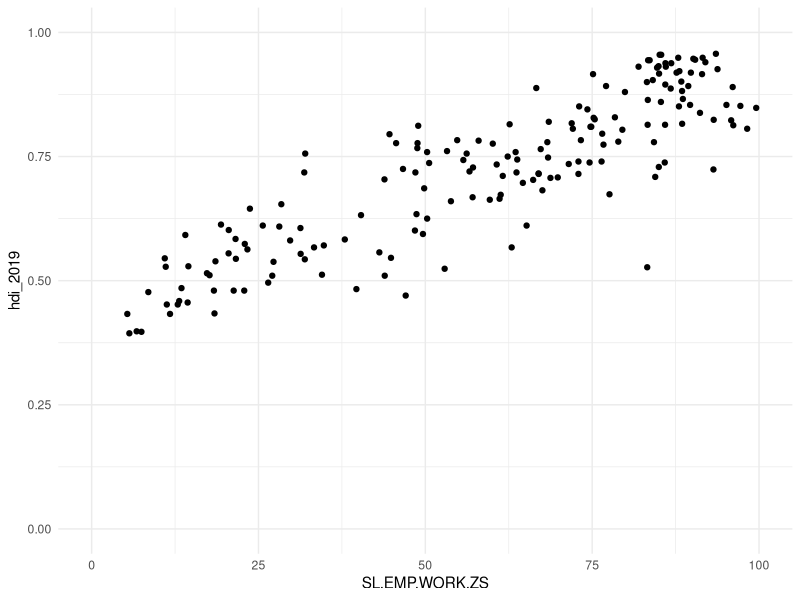
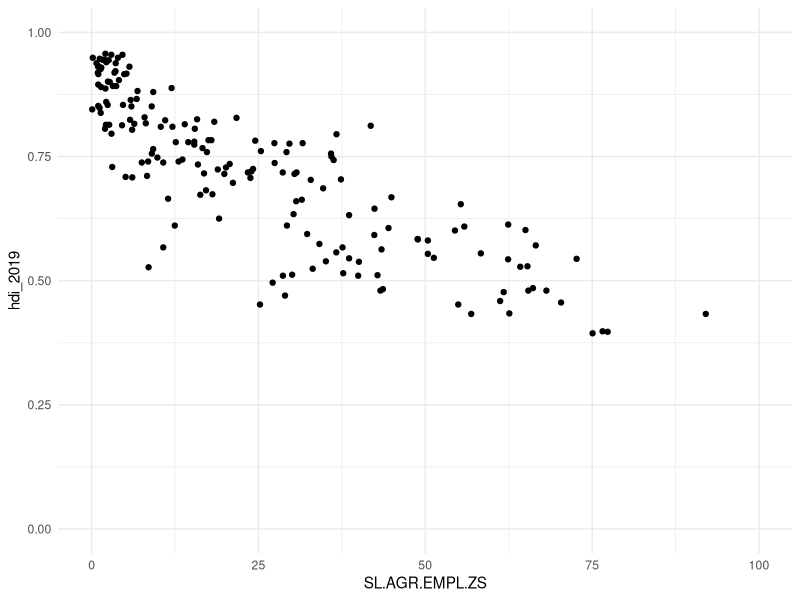
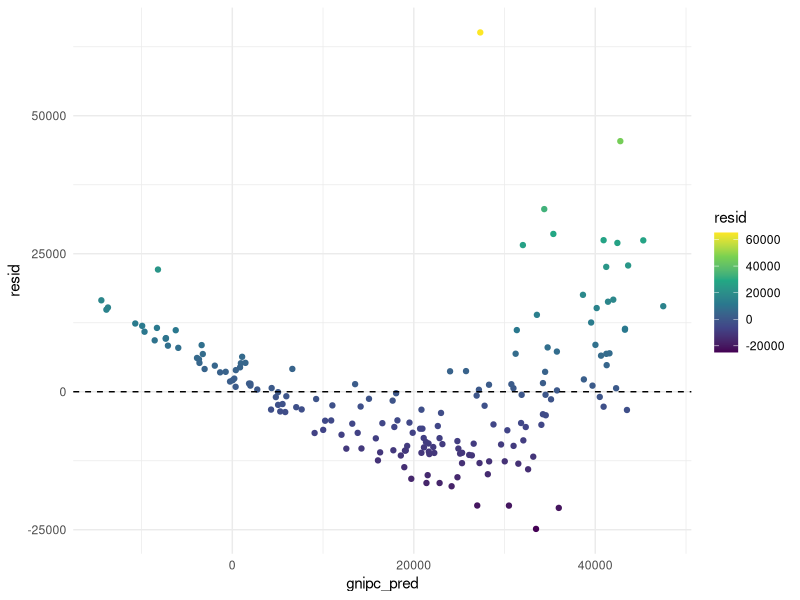
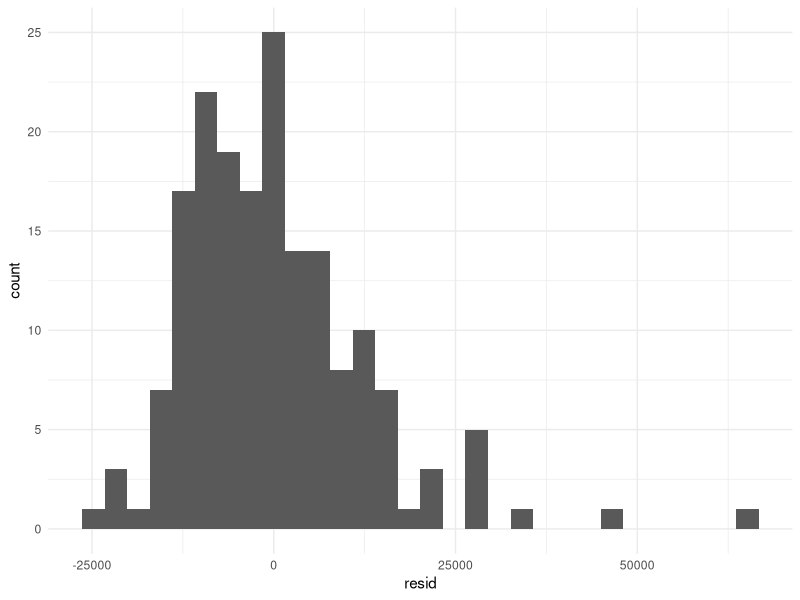
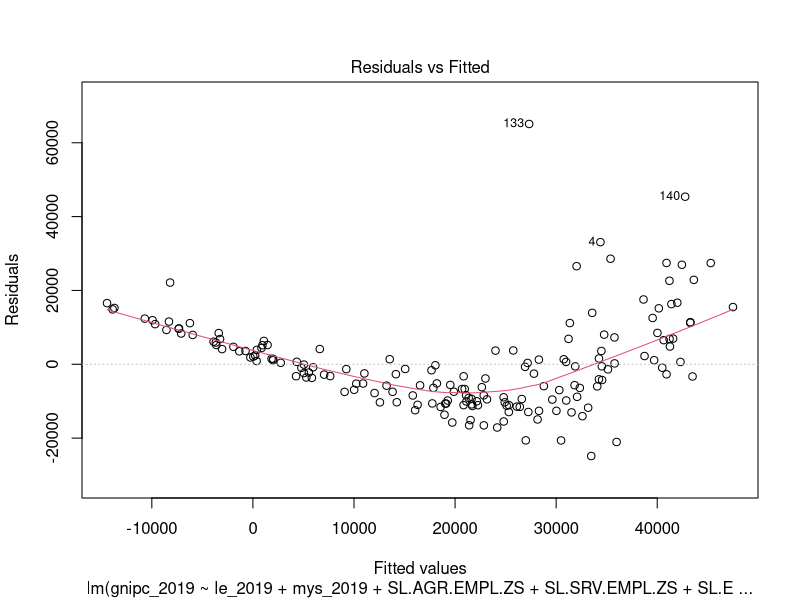
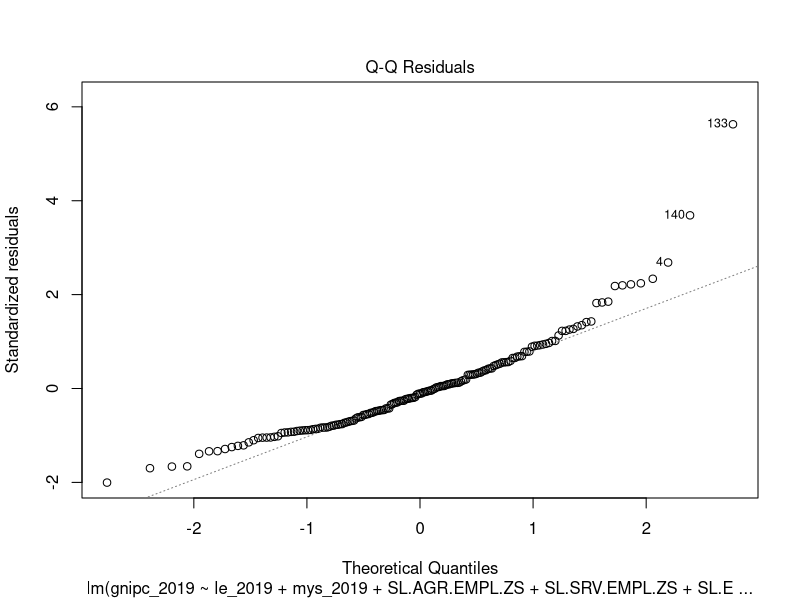
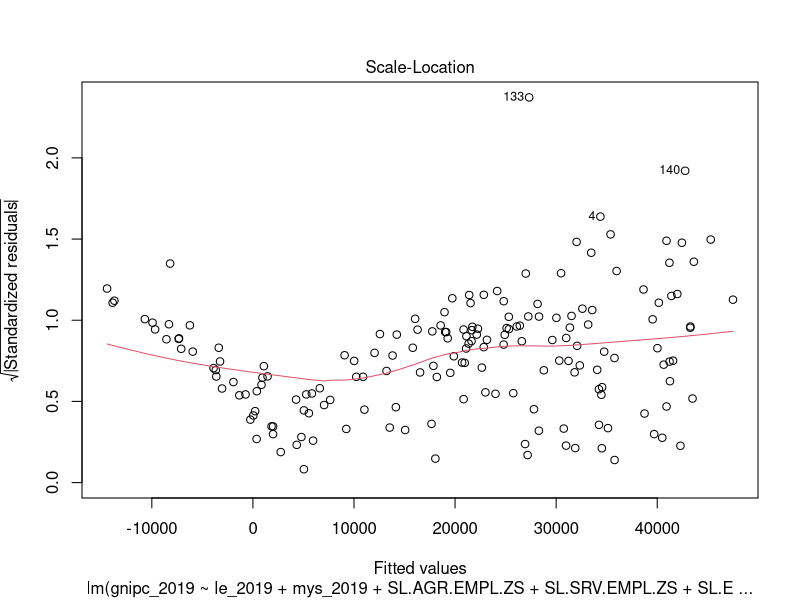
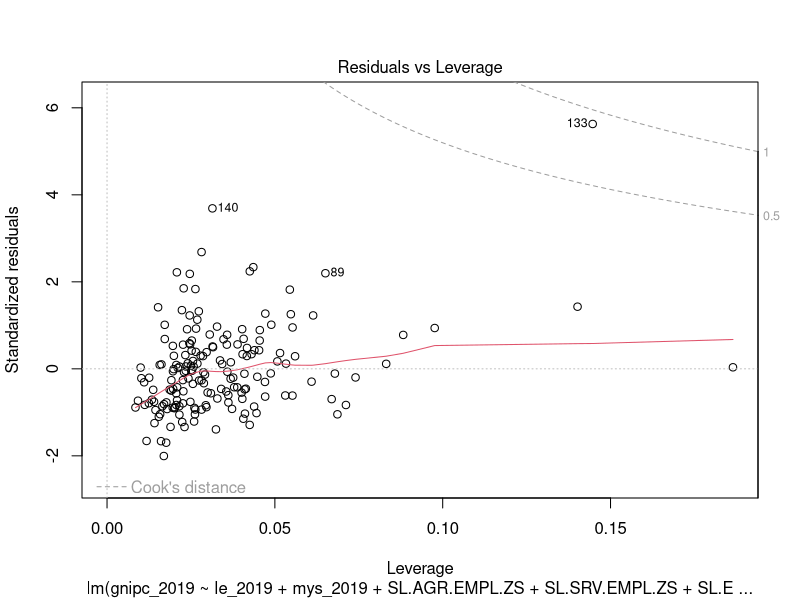

R code for these plots, in order:
## ---- chunk 1
knitr::opts_chunk$set(echo=FALSE)
library(tidyverse)
library(broom)
library(leaps)
library(car)
## ---- chunk 2
knitr::opts_chunk$set(echo=TRUE, message=FALSE, warning=FALSE, collapse=TRUE, highlight=TRUE, paged.print=FALSE, prompt=TRUE, strip.white=FALSE, tidy = TRUE)
## ---- chunk 3
df <- read_csv('./data/wb_bank_data_2019.csv')
hdi <- read_csv('./data/HDI_HDR2020_040722.csv')

df <- df %>%
     pivot_wider(id_cols = c(iso3c, iso2c, country), names_from = indicatorID, values_from = value)
## ---- chunk 4
hdi <- hdi %>%
        select(iso3c, country, contains("_2019"))

## ---- chunk 5
final <- hdi %>%
            left_join(
              df %>% select(-country)
              )

final <- final %>% drop_na()

## ---- chunk 6
final %>%
  ggplot() + 
    geom_point(aes(x=SL.EMP.WORK.ZS, y=hdi_2019)) + 
    ylim(0,1) + 
    xlim(0,100) +
    theme_minimal()
## ---- chunk 7
final %>%
  ggplot() + 
    geom_point(aes(x=SL.AGR.EMPL.ZS, y=hdi_2019)) + 
    ylim(0,1) + 
    xlim(0,100) +
    theme_minimal()
## ---- chunk 8
final %>%
  select(SL.AGR.EMPL.ZS,hdi_2019) %>%
  cor(., method='pearson')
## ---- chunk 9
lm_1 <- final %>%
          lm(gnipc_2019 ~ le_2019 + mys_2019 + SL.AGR.EMPL.ZS + SL.SRV.EMPL.ZS + SL.EMP.WORK.ZS, data = .)

lm_1 <- lm(gnipc_2019 ~ le_2019 + mys_2019 + SL.AGR.EMPL.ZS + SL.SRV.EMPL.ZS + SL.EMP.WORK.ZS, data = final)


summary(lm_1)
## ---- chunk 10
resids <- tibble(
  iso3c = final$iso3c,
  gnipc = final$gnipc_2019,
  gnipc_pred = predict(lm_1, final),
  resid =  gnipc - gnipc_pred
) 

resids %>%
  ggplot(aes(x=gnipc_pred, y=resid, color=resid)) + 
    geom_point() +
    scale_color_viridis_c() +
    geom_hline(yintercept = 0, linetype='dashed') + 
    theme_minimal()

## ---- chunk 11
resids %>%
  ggplot() + 
    geom_histogram(aes(x=resid)) +
    theme_minimal()
## ---- chunk 12
plot(lm_1)
## ---- chunk 13
###
## ---- chunk 14
###
## ---- chunk 15
summary(lm_1)$adj.r.squared
## ---- chunk 16
lm_scaled <- final %>%
        select(gnipc_2019, le_2019, mys_2019, SL.AGR.EMPL.ZS, SL.SRV.EMPL.ZS, SL.EMP.WORK.ZS) %>%
        mutate(across(everything(), scale)) %>%
        lm(gnipc_2019 ~ ., data=.)
## ---- chunk 17
tidy(lm_scaled)
